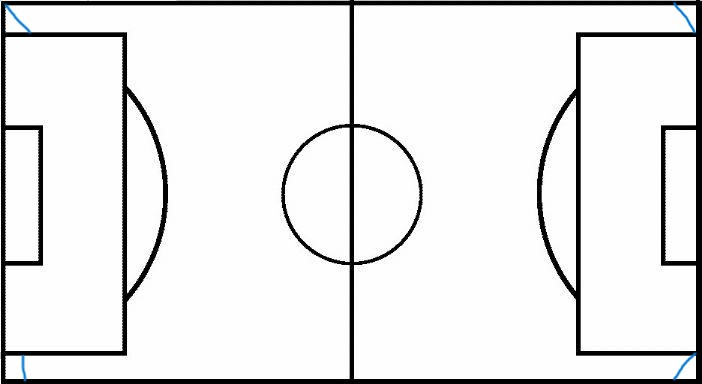
#> input picture images/0.jpg, 702 x 384 px
$ python homography.py
#> lines starting #> are read from the running program, lines starting #| are printed output that depends on the picture
### utils.py
import math
import numpy as np
import cv2 as cv
from sklearn.cluster import KMeans


# [17 lines left out: function image_resizer, not called in this run]


"""
Takes 2 lines that represented by 2 points(a 2D list)
Returns the junction points if it exits, False otherwise
"""
def get_junction(line1, line2):
	xdiff = (line1[0][0] - line1[1][0], line2[0][0] - line2[1][0])
	ydiff = (line1[0][1] - line1[1][1], line2[0][1] - line2[1][1])

	def det(a, b):
		return a[0] * b[1] - a[1] * b[0]

	div = det(xdiff, ydiff)
	if div == 0:
	   return False, False

	d = (det(*line1), det(*line2))
	x = det(d, xdiff) / div
	y = det(d, ydiff) / div
	return int(x), int(y)

"""
	Adds line to the destination frame
	Returns cartesian coordinates of the 2 points that belong to that line
"""
def add_line(lines, i, destination):
	rho = lines[i][0][0]
	theta = lines[i][0][1]
	a = math.cos(theta)
	b = math.sin(theta)
	x0 = a * rho
	y0 = b * rho
	pt1 = (int(x0 + 1000*(-b)), int(y0 + 1000*(a)))
	pt2 = (int(x0 - 1000*(-b)), int(y0 - 1000*(a)))
	cv.line(destination, pt1, pt2, (0,0,255), 1, cv.LINE_AA)
	return pt1, pt2
"""
Paints a rectangle of 4x4 pixel size on the frame with the center given
as x and y.
"""
def mark_point(x, y, frame, rbg=(0,255,0)):
		p1 = (int(x-2),int(y-2))
		p2 = (int(x+2),int(y+2))
		cv.rectangle(frame, p1, p2, rbg, 3, cv.LINE_AA)

"""
Marks all points using mark_point() function
"""
def mark_all(points, frame, rbg=(0,255,0)):
	for p in points:
		mark_point(p[0], p[1], frame,rbg)

"""
Given a list of lines that are represent by 2 2D points
returns all junction points by using get_junction() for each
pair of points
"""
def junctions(lines):
	intersections = []
	for i in range(0,len(lines)-1):
		for j in range(i+1, len(lines)):
			x, y = get_junction(lines[i], lines[j])
			if(x and y):
				intersections.append([x,y])
	return intersections

"""
Applies K-Means on the given list of 2D points. Returns n number of
cluster centers.
"""
def kmeans_centers(points, n):
	if len(points) < n:
		return None
	else:
		arr = np.asarray(points)
		kmeans = KMeans(n_clusters=n, random_state=0).fit(arr)
		return kmeans.cluster_centers_

"""
Weeds out the points that are out of the camera resolution.
"""
def get_noninf(points):
	noninfs = []
	for p in points:
		# This is bad and should be more modular
		if not (p[0] > 638 or p[0] < 0 or p[1] > 478 or p[1] <0):
			noninfs.append(p)
	return noninfs

"""
Calculates the corners for the biggest rectangle in the model image
This should be generalized in decide_points() function but this will
do for now.

Or this could be called for near right angles, camera position exaclty
towards the middle of the field.

Returns top, bot : 2 arrays of size 2 thah each hold 2 points.
Top Left > Top Right : Bottom Left > Bottom Right
"""
def get_model_corners(points):
	top = []
	bot = []
	sum_x = 0
	sum_y = 0
	for p in points:
		sum_x += p[0]
		sum_y += p[1]

	avg_x = sum_x / len(points)
	avg_y = sum_y / len(points)

	for p in points:
		if p[1] > avg_y:	# Y gets bigger at bottom pixels
			bot.append([int(p[0]),int(p[1])])
		else:
			top.append([int(p[0]),int(p[1])])

	if(len(top) >= 5 and len(bot) >= 5):
		top.sort(key = lambda x: x[0])
		bot.sort(key = lambda x: x[0])

		top_corner = [top[0], top[-1]]
		bot_corner = [bot[0], bot[-1]]

		return top_corner, bot_corner
	else:
		return [], []

"""
Calculate the euclidean distance between p1 and p2
"""
# [4 lines left out: function distance, not called in this run]

"""
Return top, bot : like get_model_lines but for 1-89 and 91-179 degree angles
"""
# [33 lines left out: function get_frame_corners, not called in this run]

### docs/homography.py
import cv2 as cv
from utils import *

# Window adjustment==========================
w_width = 540
w_height = 400

cv.namedWindow("Raw", cv.WINDOW_NORMAL)
cv.namedWindow("Model", cv.WINDOW_NORMAL)
cv.namedWindow("Hough", cv.WINDOW_NORMAL)

cv.resizeWindow("Raw", w_width, w_height)
cv.resizeWindow("Model", w_width, w_height)
cv.resizeWindow("Hough", w_width, w_height)

cv.moveWindow("Hough", w_width, w_height);
cv.moveWindow("Model", 0, w_height);
cv.moveWindow("Raw", w_width, 0);
# Window adjustment==========================

# Parameters=================================
# Hough Lines
h_rho = 0.8
h_theta = np.pi / 180
h_tresh = 70  # Minimum number of pixed in a line
h_lines = None
h_srn = 0  # divisor for rho
h_stn = 0  # divisor for theta

# Canny
c_t1 = 50
c_t2 = c_t1 * 3
# Parameters=================================
# Process model image=========================
model_img = cv.imread("../images/0.jpg")
#> model_img is the input picture: shape (384, 702, 3); mean B, G, R 232.2, 232.1, 232
model_gray = cv.cvtColor(model_img, cv.COLOR_BGR2GRAY)
model_canny = cv.Canny(model_gray, c_t1, c_t2)
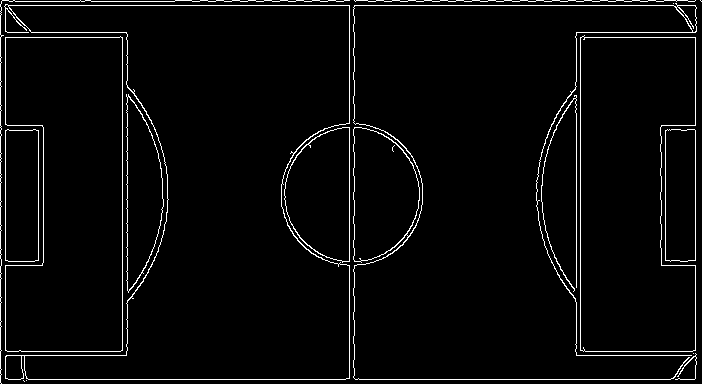
#> model_canny: shape (384, 702); 3.4% white in thin lines or dots
model_lines = cv.cvtColor(model_canny, cv.COLOR_GRAY2BGR)
#> model_lines: shape (384, 702, 3); 3.4% white in thin lines or dots
source_lines = cv.HoughLines(model_canny, 1.1, h_theta, 247, h_lines, h_srn, h_stn)
#> source_lines = [[5.5, 1.57], [379.5, 1.57], [1.1, 1.57], [5.5, 0], [348.7, 0], [695.2, 0], [0, 0], [122.1, 0], [579.7, 0], [126.5, 0], [576.4, 0]]

# Add the lines that we got from Hough routine to the model_lines frame
# Also convert polar coordinates to euclidean coordinats for k-means clustering
cartesian_lines = []
if source_lines is not None:
    for i in range(0, len(source_lines)):
        pt1, pt2 = add_line(source_lines, i, model_lines)
        cartesian_lines.append([[pt1[0], pt1[1]], [pt2[0], pt2[1]]])
#> this loop made 11 passes
#> (rho in add_line, theta in add_line, a in add_line, b in add_line, x0 in add_line, y0 in add_line, pt1, pt2) on passes 1 to 9: (5.5, 1.57, -4.37e-08, 1, -2.4e-07, 5.5, (-1000, 5), (999, 5)), (379.5, 1.57, -4.37e-08, 1, -1.66e-05, 379.5, (-1000, 379), (999, 379)), (1.1, 1.57, -4.37e-08, 1, -4.81e-08, 1.1, (-1000, 1), (999, 1)), (5.5, 0, 1, 0, 5.5, 0, (5, 1000), (5, -1000)), (348.7, 0, 1, 0, 348.7, 0, (348, 1000), (348, -1000)), (695.2, 0, 1, 0, 695.2, 0, (695, 1000), (695, -1000)), (0, 0, 1, 0, 0, 0, (0, 1000), (0, -1000)), (122.1, 0, 1, 0, 122.1, 0, (122, 1000), (122, -1000)), (579.7, 0, 1, 0, 579.7, 0, (579, 1000), (579, -1000))
#> after the loop, cartesian_lines = 11 items

# Find all junctions and perform k-means
# K-means cluster size and hough parameters are decided via
# Trial and error and explained in the project report
all_intersections = junctions(cartesian_lines)
#> the loop in junctions, `for i in range(0,len(lines)-1):` made 10 passes
#> after the loop in junctions, `for i in range(0,len(lines)-1):`: intersections = [[5, 5], [348, 5], [695, 5], [122, 5], [579, 5], [126, 5], [576, 5], [5, 379], [348, 379], [695, 379], [122, 379], [579, 379], [126, 379], [576, 379], [5, 1], [348, 1], [695, 1], [122, 1], [579, 1], [126, 1], [576, 1]]
#> all_intersections has the same summary as intersections in junctions
cluster_centers = kmeans_centers(all_intersections, 10)
#> in kmeans_centers, `arr = np.asarray(points)`: arr = 21 rows, first 8: [5, 5], [348, 5], [695, 5], [122, 5], [579, 5], [126, 5], [576, 5], [5, 379]
#> cluster_centers = [[577.5, 379], [348, 3], [124, 379], [124, 3], [577.5, 3], [695, 3], [348, 379], [5, 3], [5, 379], [695, 379]]

# Mark cluster centers on the modal lines
mark_all(cluster_centers, model_lines)
#> the loop in mark_all, `for p in points:` made 10 passes
#> (p, p1 in mark_point, p2 in mark_point) on passes 1 to 10: ([577.5, 379], (575, 377), (579, 381)), ([348, 3], (346, 1), (350, 5)), ([124, 379], (122, 377), (126, 381)), ([124, 3], (122, 1), (126, 5)), ([577.5, 3], (575, 1), (579, 5)), ([695, 3], (693, 1), (697, 5)), ([348, 379], (346, 377), (350, 381)), ([5, 3], (3, 1), (7, 5)), ([5, 379], (3, 377), (7, 381)), ([695, 379], (693, 377), (697, 381))

# Write the image to disk to show on the report :)
# cv.imwrite("model_lines.png", model_lines)

# Calculate corners
m_top, m_bot = get_model_corners(cluster_centers)
#> the loop in get_model_corners, `for p in points:` made 10 passes
#> (p, sum_x, sum_y) on passes 2 to 10: ([348, 3], 925.5, 382), ([124, 379], 1049.5, 761), ([124, 3], 1173.5, 764), ([577.5, 3], 1751, 767), ([695, 3], 2446, 770), ([348, 379], 2794, 1149), ([5, 3], 2799, 1152), ([5, 379], 2804, 1531), ([695, 379], 3499, 1910)
#> after the loop in get_model_corners, `for p in points:`: sum_x = 3499; sum_y = 1910
#> in get_model_corners, `avg_x = sum_x / len(points)`: avg_x = 349.9
#> in get_model_corners, `avg_y = sum_y / len(points)`: avg_y = 191
#> the loop in get_model_corners, `for p in points:` made 10 passes
#> after the loop in get_model_corners, `for p in points:`: bot = [[577, 379], [124, 379], [348, 379], [5, 379], [695, 379]]; top = [[348, 3], [124, 3], [577, 3], [695, 3], [5, 3]]
#> in get_model_corners, `top_corner = [top[0], top[-1]]`: top_corner = [[5, 3], [695, 3]]
#> in get_model_corners, `bot_corner = [bot[0], bot[-1]]`: bot_corner = [[5, 379], [695, 379]]
#> m_top = [[5, 3], [695, 3]]; m_bot = [[5, 379], [695, 379]]
print("Cluster centers:", cluster_centers)
#| Cluster centers: [[577.5 379. ]
#|  [348.    3. ]
#|  [124.  379. ]
#|  [124.    3. ]
#|  [577.5   3. ]
#|  [695.    3. ]
#|  [348.  379. ]
#|  [  5.    3. ]
#|  [  5.  379. ]
#|  [695.  379. ]]
print("Points on top:", m_top)
#| Points on top: [[5, 3], [695, 3]]
print("Points on bot:", m_bot)
#| Points on bot: [[5, 379], [695, 379]]
model_joined_topbot = m_top + m_bot
#> model_joined_topbot = [[5, 3], [695, 3], [5, 379], [695, 379]]
# Process model image=========================

# Initilize warped image incase the program fails to calculate one
#  at the first frame
warped_img = []
cap = cv.VideoCapture(0)

while (True):
    _, frame_raw = cap.read()
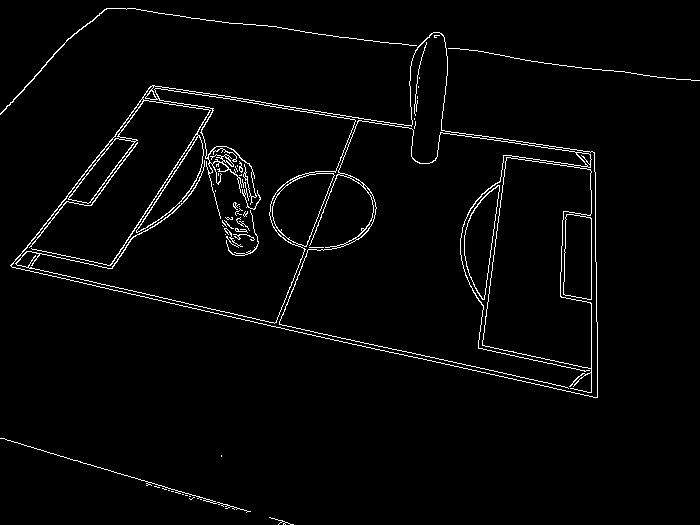
#> input picture input-cany.jpg, 700 x 525 px, given in place of the camera
#> frame_raw is the input picture: shape (525, 700, 3); min 0, max 255, mean 6.6

    # Raw frame > gray scaled > Canny > Hough Lines====
    frame_gray = cv.cvtColor(frame_raw, cv.COLOR_BGR2GRAY)
    frame_canny = cv.Canny(frame_gray, c_t1, c_t2)
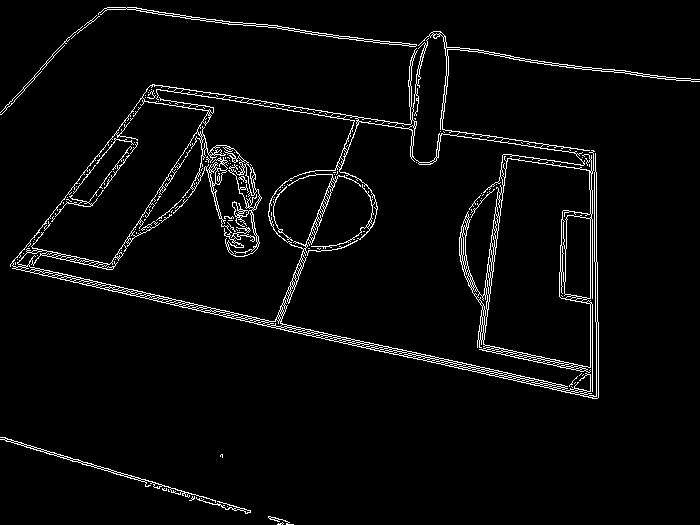
#> frame_canny: shape (525, 700); 3.8% white in thin lines or dots
    frame_lines = cv.cvtColor(frame_canny, cv.COLOR_GRAY2BGR)
#> frame_lines: shape (525, 700, 3); 3.8% white in thin lines or dots
    lines = cv.HoughLines(frame_canny, h_rho, h_theta, h_tresh, h_lines, h_srn, h_stn)
#> lines = 126 rows, first 8: [252, 1.8], [254.4, 1.8], [258.4, 1.78], [260, 1.78], [-6.4, 1.69], [257.6, 1.8], [66.4, 1.71], [592, 0]
    # =================================================

    cartesian_lines = []
    if lines is not None:
        for i in range(0, len(lines)):
            pt1, pt2 = add_line(lines, i, frame_lines)
            cartesian_lines.append([[pt1[0], pt1[1]], [pt2[0], pt2[1]]])
#> this loop made 126 passes
#> (rho in add_line, theta in add_line, a in add_line, b in add_line, x0 in add_line, y0 in add_line, pt1, pt2) on passes 1 to 10: (252, 1.8, -0.225, 0.974, -56.69, 245.5, (-1031, 20), (917, 470)), (254.4, 1.8, -0.225, 0.974, -57.23, 247.9, (-1031, 22), (917, 472)), (258.4, 1.78, -0.208, 0.978, -53.72, 252.8, (-1031, 44), (924, 460)), (260, 1.78, -0.208, 0.978, -54.06, 254.3, (-1032, 46), (924, 462)), (-6.4, 1.69, -0.122, 0.993, 0.78, -6.35, (-991, -128), (993, 115)), (257.6, 1.8, -0.225, 0.974, -57.95, 251, (-1032, 26), (916, 475)), (66.4, 1.71, -0.139, 0.99, -9.24, 65.75, (-999, -73), (981, 204)), (592, 0, 1, 0, 592, 0, (592, 1000), (592, -1000)), (590.4, 0, 1, 0, 590.4, 0, (590, 1000), (590, -1000)), (63.2, 1.73, -0.156, 0.988, -9.89, 62.42, (-997, -94), (977, 218))
#> (rho in add_line, theta in add_line, a in add_line, b in add_line, x0 in add_line, y0 in add_line) on pass 30: (240, 1.78, -0.208, 0.978, -49.9, 234.8)

    # Find all junctions and perform k-means and mark them
    junction_points = junctions(cartesian_lines)
#> the loop in junctions (call 2), `for i in range(0,len(lines)-1):` made 125 passes
    cluster_centers = kmeans_centers(junction_points, 37)
    mark_all(junction_points, frame_lines, rbg=(0, 0, 255))
#> the loop in mark_all (call 2), `for p in points:` made 7771 passes
#> p on passes 1 to 3: [286, 324], [399, 350], [-2439, -305]

    # Check if the clusters center calculation is insufficent
    if type(cluster_centers) is np.ndarray:
        n_noninf = get_noninf(cluster_centers)
#> the loop in get_noninf, `for p in points:` made 37 passes
#> p on passes 1 to 12: [697.4, -623.1], [2536313, 400949], [-3488974, -614900], [1092327.5, 162720], [-540866.6, -105065.6], [3765522, 595133], [-2244730, -435631], [-1113783, -175966], [175226.1, 31224.7], [-387495.2, -71739.6], [-210642.2, -44453.2], [-679750.2, -95157.8]

        # 4 is number of corners, in future this should be generalized
        # to n points homography
        if (len(n_noninf) >= 4):
            top, bot = get_frame_corners(n_noninf)
            frame_joined_topbot = top + bot
            if (len(frame_joined_topbot) == 4):
                # Calculate the mask for the warping
                mask = np.array([])
                mask, status = cv.findHomography(np.array(frame_joined_topbot), np.array(model_joined_topbot))
                print("Mask:\n", mask)
                # Get frame resolution for cv.warpPerspective()
                height, width, channels = model_img.shape
                warped_img = cv.warpPerspective(frame_raw, mask, (width, height))
        # Mark lines on the canny+hough frame
        mark_all(n_noninf, frame_lines)
        print("Clusters: ", len(n_noninf))  # Number of cluster centers on screen
#| Clusters:  1

    # Display the frames
    cv.imshow("Raw", frame_raw)
    cv.imshow("Hough", frame_lines)
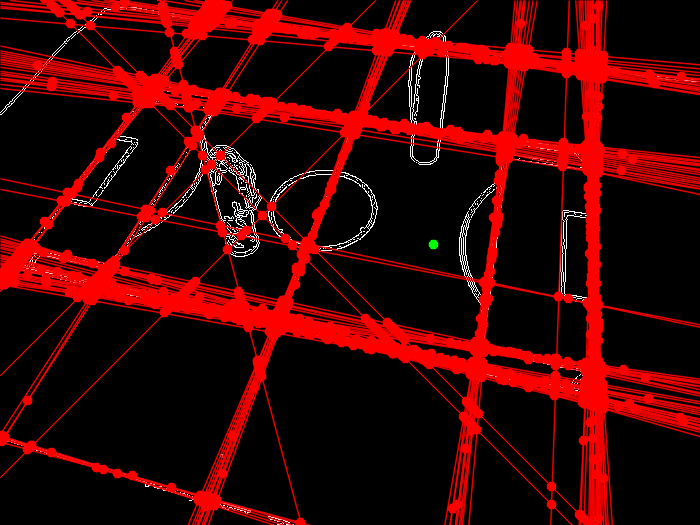
#> window 'Hough': shape (525, 700, 3); mean B, G, R 2.8, 2.8, 59.3
    # If warped image is calculated(Can be an old frame if the currents couldn't be calculated)
    if (len(warped_img) > 0):
        cv.imshow("Model", warped_img)

    # 1000/50 = 20 FPS, Quit on keypress Q
    if cv.waitKey(50) & 0xFF == ord('q'):
#> (key q is pressed here)
        break

# When everything done, release the capture
cap.release()
cv.destroyAllWindows()
